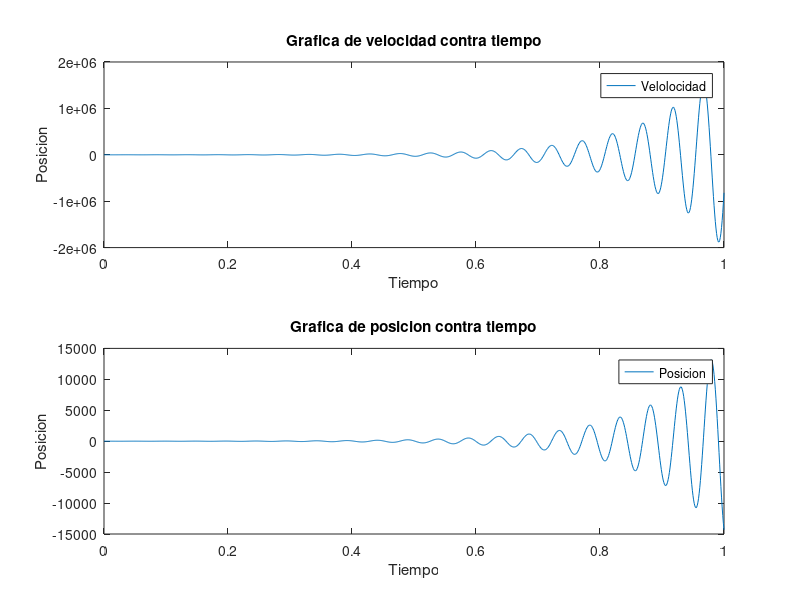

This chart was generated by the following MATLAB code:
%Autor Luis ALvaro Rosales Salazar
%Fecha 8 de Octubre de 2024

%Definir los valores iniciales
t0 = 0;
tf = 1;
vox = 0;
xo = 4;
m = 0.0006;
k = 10;

%Definir el vector del tiempo
t = linspace(t0, tf, 1000);

%Definir las 2 y
y1 = zeros(1, length(t));
y2 = zeros(1,length(t));
y1(1) = vox;
y2(1) = xo;

%Hallar los valores de y
for i = 2:length(t)
y1(i) = y1(i-1)-(((k * y2(i-1))/m)*(t(i) - t(i-1)));
y2(i) = y2(i-1) + (y1(i-1) * (t(i) - t(i-1)));
end
%Graficar la primera grafica
subplot(2,1,1);
plot(t, y1);
title('Grafica de velocidad contra tiempo');
xlabel('Tiempo')
ylabel('Posicion')
legend('Velolocidad', 'Location', 'northeast');

%Graficar la segunda grafica
subplot(2,1,2);
plot(t, y2);
title('Grafica de posicion contra tiempo');
xlabel('Tiempo');
ylabel('Posicion')
legend('Posicion', 'Location', 'northeast');





